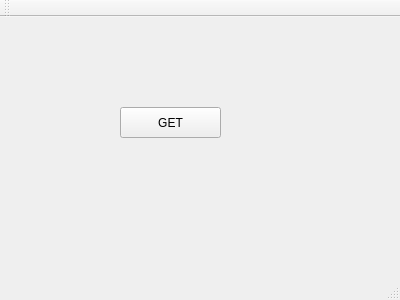
<?xml version="1.0" encoding="UTF-8"?>
<ui version="4.0">
 <class>MainWindow</class>
 <widget class="QMainWindow" name="MainWindow">
  <property name="geometry">
   <rect>
    <x>0</x>
    <y>0</y>
    <width>400</width>
    <height>300</height>
   </rect>
  </property>
  <property name="windowTitle">
   <string>MainWindow</string>
  </property>
  <widget class="QWidget" name="centralWidget">
   <widget class="QPushButton" name="pushButtonGET">
    <property name="geometry">
     <rect>
      <x>120</x>
      <y>90</y>
      <width>101</width>
      <height>31</height>
     </rect>
    </property>
    <property name="text">
     <string>GET</string>
    </property>
   </widget>
  </widget>
  <widget class="QMenuBar" name="menuBar">
   <property name="geometry">
    <rect>
     <x>0</x>
     <y>0</y>
     <width>400</width>
     <height>27</height>
    </rect>
   </property>
  </widget>
  <widget class="QToolBar" name="mainToolBar">
   <attribute name="toolBarArea">
    <enum>TopToolBarArea</enum>
   </attribute>
   <attribute name="toolBarBreak">
    <bool>false</bool>
   </attribute>
  </widget>
  <widget class="QStatusBar" name="statusBar"/>
 </widget>
 <layoutdefault spacing="6" margin="11"/>
 <resources/>
 <connections/>
</ui>
